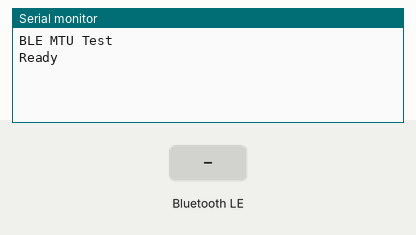
A sketch run on a simulated ESP32. On the bench: the last lines printed to the serial monitor. Inputs (shaded band) come from the test bench. Nothing arrives over Bluetooth unless stated; a phone connects over Bluetooth LE 3 s after start.

Above: at 1.2 s.
1.3 s: Bluetooth LE write "M" received
At 1.7 s:
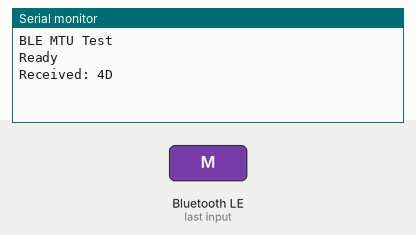
4.3 s: Bluetooth LE write "T" received
At 4.41 s:
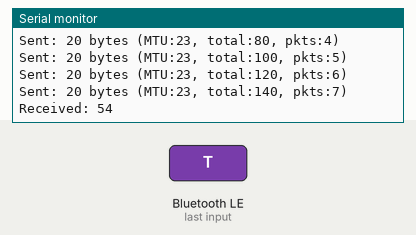
5.8 s: Bluetooth LE write "O" received
7.3 s: Bluetooth LE write "K" received
At 7.42 s:
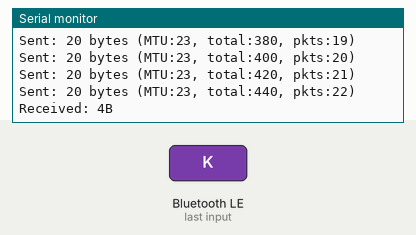

The sketch:

MTU_Extension_Test.ino
```cpp
#include <BLEDevice.h>
#include <BLEServer.h>
#include <BLEUtils.h>
#include <BLE2902.h>
#include <esp_sleep.h>

#define TEST_DURATION   60000     // 60 seconds per MTU size
#define DEVICE_NAME     "MTU_TEST"
#define SERVICE_UUID    "4FAFC201-1FB5-459E-8FCC-C5C9C331914B"
#define CHAR_UUID       "BEB5483E-36E1-4688-B7F5-EA07361B26A8"
#define DEFAULT_MTU     23
#define EXTENDED_MTU    185
#define TOTAL_DATA_SIZE 1024
#define SEND_INTERVAL   200

BLEServer* pServer = NULL;
BLECharacteristic* pCharacteristic = NULL;
bool deviceConnected = false;
uint8_t* testData;
unsigned long lastSendTime = 0;
unsigned long mtuChangeTime = 0;
uint16_t currentMtu = DEFAULT_MTU;
unsigned long totalBytesSent = 0;
unsigned long packetsSent = 0;

class MyServerCallbacks: public BLEServerCallbacks {
  void onConnect(BLEServer* pServer) {
    deviceConnected = true;
    Serial.println("Connected");

    currentMtu = DEFAULT_MTU;
    mtuChangeTime = millis();
    Serial.printf("MTU: %d bytes\n", currentMtu);
  }

  void onDisconnect(BLEServer* pServer) {
    deviceConnected = false;
    Serial.println("Disconnected");

    pServer->startAdvertising();

    totalBytesSent = 0;
    packetsSent = 0;
  }

  void onMtuChanged(BLEServer* pServer, uint16_t mtu) {
    Serial.printf("MTU changed: %d\n", mtu);
    currentMtu = mtu;
    mtuChangeTime = millis();

    totalBytesSent = 0;
    packetsSent = 0;
  }
};

class MyCharacteristicCallbacks: public BLECharacteristicCallbacks {
  void onWrite(BLECharacteristic* pCharacteristic) {
    String value = pCharacteristic->getValue();

    if(value.length() > 0) {
      Serial.print("Received: ");
      for(int i = 0; i < value.length(); i++) {
        Serial.print(value[i], HEX);
        Serial.print(" ");
      }
      Serial.println();

      if (value.length() >= 3 && value[0] == 'M' && value[1] == 'T' && value[2] == 'U') {
        if (value[3] == 'O' && value[4] == 'K') {
          Serial.println("MTU change acknowledged");
        }
      }
    }
  }
};

void setup() {
  Serial.begin(115200);
  Serial.println("BLE MTU Test");

  testData = (uint8_t*)malloc(TOTAL_DATA_SIZE);
  if (testData == NULL) {
    Serial.println("Memory allocation failed");
    while(1);
  }

  for (int i = 0; i < TOTAL_DATA_SIZE; i++) {
    testData[i] = i % 256;
  }

  BLEDevice::init(DEVICE_NAME);
  BLEDevice::setMTU(DEFAULT_MTU);

  pServer = BLEDevice::createServer();
  pServer->setCallbacks(new MyServerCallbacks());

  BLEService *pService = pServer->createService(SERVICE_UUID);

  pCharacteristic = pService->createCharacteristic(
                      CHAR_UUID,
                      BLECharacteristic::PROPERTY_READ |
                      BLECharacteristic::PROPERTY_NOTIFY |
                      BLECharacteristic::PROPERTY_WRITE
                    );
  pCharacteristic->addDescriptor(new BLE2902());
  pCharacteristic->setCallbacks(new MyCharacteristicCallbacks());

  pService->start();

  BLEAdvertising *pAdvertising = BLEDevice::getAdvertising();
  pAdvertising->addServiceUUID(SERVICE_UUID);
  pAdvertising->setScanResponse(true);
  pAdvertising->setMinPreferred(0x06);
  pAdvertising->setMinPreferred(0x12);
  BLEDevice::startAdvertising();

  Serial.println("Ready");

  mtuChangeTime = millis();
}

void loop() {
  if (deviceConnected && (millis() - mtuChangeTime >= TEST_DURATION)) {
    Serial.println("Test complete. Switching MTU...");

    if (currentMtu <= DEFAULT_MTU) {
      Serial.println("Requesting extended MTU");
      BLEDevice::setMTU(EXTENDED_MTU);

      uint8_t requestMtu[] = {'M', 'T', 'U', 'E', 'X', 'T'};
      pCharacteristic->setValue(requestMtu, 6);
      pCharacteristic->notify();
    } else {
      Serial.println("Requesting default MTU");
      BLEDevice::setMTU(DEFAULT_MTU);

      uint8_t requestMtu[] = {'M', 'T', 'U', 'D', 'F', 'T'};
      pCharacteristic->setValue(requestMtu, 6);
      pCharacteristic->notify();
    }

    mtuChangeTime = millis();
  }

  if (deviceConnected && (millis() - lastSendTime >= SEND_INTERVAL)) {
    lastSendTime = millis();

    uint16_t packetSize = currentMtu - 3;

    if (packetSize > TOTAL_DATA_SIZE) {
      packetSize = TOTAL_DATA_SIZE;
    }

    testData[0] = packetsSent % 256;

    pCharacteristic->setValue(testData, packetSize);
    pCharacteristic->notify();

    totalBytesSent += packetSize;
    packetsSent++;

    Serial.printf("Sent: %d bytes (MTU:%d, total:%lu, pkts:%lu)\n",
                 packetSize, currentMtu, totalBytesSent, packetsSent);
  }

  delay(20);
}

void cleanup() {
  if (testData != NULL) {
    free(testData);
    testData = NULL;
  }
}
```

Measured:
- after the input at 1.3 s, the serial monitor: prints a new line at once (image 1)
- after the input at 4.3 s, the serial monitor: prints a new line at once (image 2)
- after the input at 7.3 s, the serial monitor: prints a new line at once (image 3)
